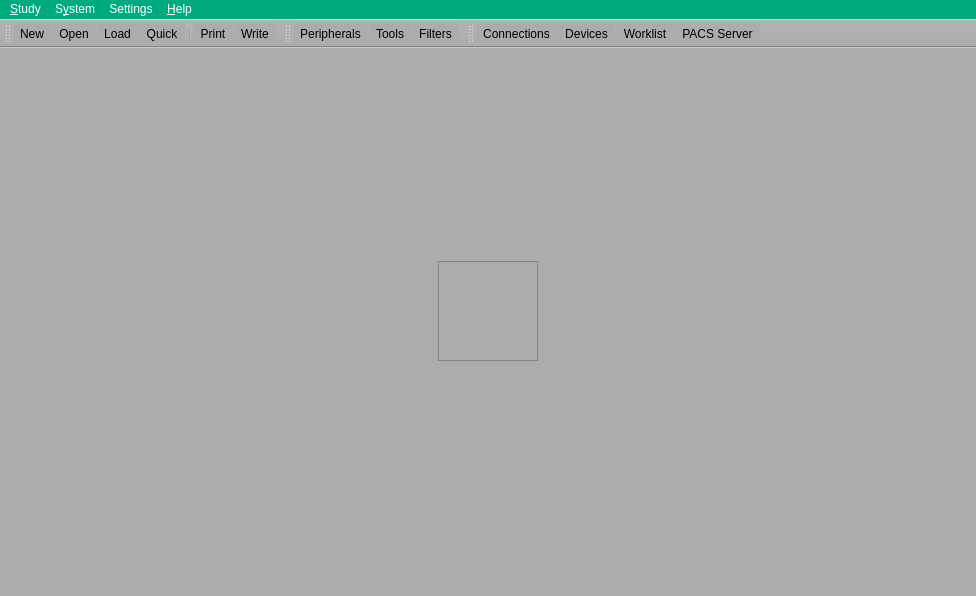
<?xml version="1.0" encoding="UTF-8"?>
<ui version="4.0">
 <class>MainWindow</class>
 <widget class="QMainWindow" name="MainWindow">
  <property name="geometry">
   <rect>
    <x>0</x>
    <y>0</y>
    <width>976</width>
    <height>596</height>
   </rect>
  </property>
  <property name="windowTitle">
   <string>iBEX</string>
  </property>
  <property name="windowIcon">
   <iconset resource="resources.qrc">
    <normaloff>:/assets/images/_ibex_logo.png</normaloff>:/assets/images/_ibex_logo.png</iconset>
  </property>
  <property name="autoFillBackground">
   <bool>false</bool>
  </property>
  <property name="styleSheet">
   <string notr="true">background-color: rgb(172, 172, 172);
font: 10pt &quot;MS Shell Dlg 2&quot;;

</string>
  </property>
  <widget class="QWidget" name="centralWidget">
   <layout class="QHBoxLayout" name="horizontalLayout_2">
    <item>
     <layout class="QHBoxLayout" name="horizontalLayout">
      <item>
       <spacer name="horizontalSpacer">
        <property name="orientation">
         <enum>Qt::Horizontal</enum>
        </property>
        <property name="sizeType">
         <enum>QSizePolicy::Maximum</enum>
        </property>
        <property name="sizeHint" stdset="0">
         <size>
          <width>40</width>
          <height>20</height>
         </size>
        </property>
       </spacer>
      </item>
      <item>
       <widget class="QFrame" name="frame">
        <property name="minimumSize">
         <size>
          <width>100</width>
          <height>100</height>
         </size>
        </property>
        <property name="maximumSize">
         <size>
          <width>100</width>
          <height>100</height>
         </size>
        </property>
        <property name="styleSheet">
         <string notr="true">border-image: url(:/assets/images/_ibex_logo.png);</string>
        </property>
        <property name="frameShape">
         <enum>QFrame::StyledPanel</enum>
        </property>
        <property name="frameShadow">
         <enum>QFrame::Raised</enum>
        </property>
       </widget>
      </item>
      <item>
       <spacer name="horizontalSpacer_2">
        <property name="orientation">
         <enum>Qt::Horizontal</enum>
        </property>
        <property name="sizeType">
         <enum>QSizePolicy::Maximum</enum>
        </property>
        <property name="sizeHint" stdset="0">
         <size>
          <width>40</width>
          <height>20</height>
         </size>
        </property>
       </spacer>
      </item>
     </layout>
    </item>
   </layout>
  </widget>
  <widget class="QMenuBar" name="mainMenuBar">
   <property name="geometry">
    <rect>
     <x>0</x>
     <y>0</y>
     <width>976</width>
     <height>18</height>
    </rect>
   </property>
   <property name="styleSheet">
    <string notr="true">background-color: rgb(0, 170, 127);
border-color: rgb(0, 0, 0);
color: rgb(255, 255, 255);
selection-background-color: rgb(85, 170, 255);
</string>
   </property>
   <widget class="QMenu" name="menuStudy">
    <property name="title">
     <string>&amp;Study</string>
    </property>
    <addaction name="action_New_Study"/>
    <addaction name="action_Open_Study"/>
    <addaction name="action_Load_Study"/>
    <addaction name="action_Quick_Start"/>
    <addaction name="separator"/>
    <addaction name="action_Print_Study"/>
    <addaction name="action_Write_To_CD"/>
    <addaction name="separator"/>
    <addaction name="action_Exit"/>
   </widget>
   <widget class="QMenu" name="menuS_ystem">
    <property name="title">
     <string>S&amp;ystem</string>
    </property>
    <addaction name="action_Get_Peripherals_Status"/>
    <addaction name="action_Get_Tools_Status"/>
    <addaction name="action_Get_Filters_Status"/>
   </widget>
   <widget class="QMenu" name="menuSettings">
    <property name="title">
     <string>Settings</string>
    </property>
    <addaction name="action_Get_Connections"/>
    <addaction name="action_Update_Devices_Settings"/>
    <addaction name="action_Update_Worklist_Settings"/>
    <addaction name="action_Update_PACS_Server_Settings"/>
   </widget>
   <widget class="QMenu" name="menuHelp">
    <property name="title">
     <string>&amp;Help</string>
    </property>
    <addaction name="action_About"/>
   </widget>
   <addaction name="menuStudy"/>
   <addaction name="menuS_ystem"/>
   <addaction name="menuSettings"/>
   <addaction name="menuHelp"/>
  </widget>
  <widget class="QToolBar" name="studyToolBar">
   <property name="toolButtonStyle">
    <enum>Qt::ToolButtonTextUnderIcon</enum>
   </property>
   <attribute name="toolBarArea">
    <enum>TopToolBarArea</enum>
   </attribute>
   <attribute name="toolBarBreak">
    <bool>false</bool>
   </attribute>
   <addaction name="action_New_Study"/>
   <addaction name="action_Open_Study"/>
   <addaction name="action_Load_Study"/>
   <addaction name="action_Quick_Start"/>
   <addaction name="separator"/>
   <addaction name="action_Print_Study"/>
   <addaction name="action_Write_To_CD"/>
  </widget>
  <widget class="QStatusBar" name="statusBar"/>
  <widget class="QToolBar" name="systemToolBar">
   <property name="windowTitle">
    <string>toolBar</string>
   </property>
   <property name="toolButtonStyle">
    <enum>Qt::ToolButtonTextUnderIcon</enum>
   </property>
   <attribute name="toolBarArea">
    <enum>TopToolBarArea</enum>
   </attribute>
   <attribute name="toolBarBreak">
    <bool>false</bool>
   </attribute>
   <addaction name="action_Get_Peripherals_Status"/>
   <addaction name="action_Get_Tools_Status"/>
   <addaction name="action_Get_Filters_Status"/>
  </widget>
  <widget class="QToolBar" name="settingsToolBar">
   <property name="windowTitle">
    <string>toolBar_2</string>
   </property>
   <property name="toolButtonStyle">
    <enum>Qt::ToolButtonTextUnderIcon</enum>
   </property>
   <attribute name="toolBarArea">
    <enum>TopToolBarArea</enum>
   </attribute>
   <attribute name="toolBarBreak">
    <bool>false</bool>
   </attribute>
   <addaction name="action_Get_Connections"/>
   <addaction name="action_Update_Devices_Settings"/>
   <addaction name="action_Update_Worklist_Settings"/>
   <addaction name="action_Update_PACS_Server_Settings"/>
  </widget>
  <action name="action_New_Study">
   <property name="icon">
    <iconset resource="resources.qrc">
     <normaloff>:/assets/images/_48_start_document.png</normaloff>:/assets/images/_48_start_document.png</iconset>
   </property>
   <property name="text">
    <string>&amp;New</string>
   </property>
  </action>
  <action name="action_Open_Study">
   <property name="icon">
    <iconset resource="resources.qrc">
     <normaloff>:/assets/images/_48_open_document.png</normaloff>:/assets/images/_48_open_document.png</iconset>
   </property>
   <property name="text">
    <string>&amp;Open</string>
   </property>
  </action>
  <action name="action_Load_Study">
   <property name="icon">
    <iconset resource="resources.qrc">
     <normaloff>:/assets/images/_48_load.png</normaloff>:/assets/images/_48_load.png</iconset>
   </property>
   <property name="text">
    <string>&amp;Load</string>
   </property>
  </action>
  <action name="action_Quick_Start">
   <property name="icon">
    <iconset resource="resources.qrc">
     <normaloff>:/assets/images/_48_quick.png</normaloff>:/assets/images/_48_quick.png</iconset>
   </property>
   <property name="text">
    <string>&amp;Quick</string>
   </property>
  </action>
  <action name="action_Print_Study">
   <property name="icon">
    <iconset resource="resources.qrc">
     <normaloff>:/assets/images/_48_printing.png</normaloff>:/assets/images/_48_printing.png</iconset>
   </property>
   <property name="text">
    <string>Print</string>
   </property>
  </action>
  <action name="action_Write_To_CD">
   <property name="icon">
    <iconset resource="resources.qrc">
     <normaloff>:/assets/images/_48_writecd.png</normaloff>:/assets/images/_48_writecd.png</iconset>
   </property>
   <property name="text">
    <string>Write</string>
   </property>
  </action>
  <action name="action_Exit">
   <property name="icon">
    <iconset resource="resources.qrc">
     <normaloff>:/assets/images/_48_exit.png</normaloff>:/assets/images/_48_exit.png</iconset>
   </property>
   <property name="text">
    <string>Exit</string>
   </property>
  </action>
  <action name="action_Get_Peripherals_Status">
   <property name="icon">
    <iconset resource="resources.qrc">
     <normaloff>:/assets/images/_48_pheripherals.png</normaloff>:/assets/images/_48_pheripherals.png</iconset>
   </property>
   <property name="text">
    <string>Peripherals</string>
   </property>
  </action>
  <action name="action_Get_Tools_Status">
   <property name="icon">
    <iconset resource="resources.qrc">
     <normaloff>:/assets/images/_48_tools.png</normaloff>:/assets/images/_48_tools.png</iconset>
   </property>
   <property name="text">
    <string>Tools</string>
   </property>
  </action>
  <action name="action_Get_Filters_Status">
   <property name="icon">
    <iconset resource="resources.qrc">
     <normaloff>:/assets/images/_48_filters.png</normaloff>:/assets/images/_48_filters.png</iconset>
   </property>
   <property name="text">
    <string>Filters</string>
   </property>
  </action>
  <action name="action_Get_Connections">
   <property name="icon">
    <iconset resource="resources.qrc">
     <normaloff>:/assets/images/_48_connections.png</normaloff>:/assets/images/_48_connections.png</iconset>
   </property>
   <property name="text">
    <string>Connections</string>
   </property>
  </action>
  <action name="action_Update_Devices_Settings">
   <property name="icon">
    <iconset resource="resources.qrc">
     <normaloff>:/assets/images/_48_devices.png</normaloff>:/assets/images/_48_devices.png</iconset>
   </property>
   <property name="text">
    <string>Devices</string>
   </property>
  </action>
  <action name="action_Update_Worklist_Settings">
   <property name="icon">
    <iconset resource="resources.qrc">
     <normaloff>:/assets/images/_48_worklist.png</normaloff>:/assets/images/_48_worklist.png</iconset>
   </property>
   <property name="text">
    <string>Worklist</string>
   </property>
  </action>
  <action name="action_Update_PACS_Server_Settings">
   <property name="icon">
    <iconset resource="resources.qrc">
     <normaloff>:/assets/images/_48_pacs_server.png</normaloff>:/assets/images/_48_pacs_server.png</iconset>
   </property>
   <property name="text">
    <string>PACS Server</string>
   </property>
  </action>
  <action name="action_About">
   <property name="icon">
    <iconset resource="resources.qrc">
     <normaloff>:/assets/images/_48_info.png</normaloff>:/assets/images/_48_info.png</iconset>
   </property>
   <property name="text">
    <string>&amp;About</string>
   </property>
  </action>
 </widget>
 <layoutdefault spacing="6" margin="11"/>
 <resources>
  <include location="resources.qrc"/>
 </resources>
 <connections/>
</ui>
